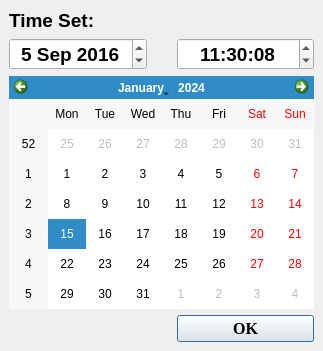
<?xml version="1.0" encoding="UTF-8"?>
<ui version="4.0">
 <class>TimeSetDialog</class>
 <widget class="QDialog" name="TimeSetDialog">
  <property name="geometry">
   <rect>
    <x>0</x>
    <y>0</y>
    <width>323</width>
    <height>351</height>
   </rect>
  </property>
  <property name="windowTitle">
   <string>Dialog</string>
  </property>
  <layout class="QGridLayout" name="gridLayout_2">
   <property name="leftMargin">
    <number>0</number>
   </property>
   <property name="topMargin">
    <number>0</number>
   </property>
   <property name="rightMargin">
    <number>0</number>
   </property>
   <property name="bottomMargin">
    <number>0</number>
   </property>
   <item row="0" column="0">
    <widget class="QFrame" name="frame">
     <layout class="QGridLayout" name="gridLayout">
      <property name="horizontalSpacing">
       <number>30</number>
      </property>
      <item row="0" column="0">
       <widget class="QLabel" name="label">
        <property name="font">
         <font>
          <family>Arial</family>
          <pointsize>14</pointsize>
          <weight>75</weight>
          <bold>true</bold>
         </font>
        </property>
        <property name="text">
         <string>Time Set:</string>
        </property>
       </widget>
      </item>
      <item row="1" column="0">
       <widget class="QDateEdit" name="dateEdit">
        <property name="sizePolicy">
         <sizepolicy hsizetype="Preferred" vsizetype="Preferred">
          <horstretch>0</horstretch>
          <verstretch>0</verstretch>
         </sizepolicy>
        </property>
        <property name="font">
         <font>
          <family>Arial</family>
          <pointsize>14</pointsize>
          <weight>75</weight>
          <bold>true</bold>
         </font>
        </property>
        <property name="alignment">
         <set>Qt::AlignCenter</set>
        </property>
        <property name="dateTime">
         <datetime>
          <hour>11</hour>
          <minute>30</minute>
          <second>0</second>
          <year>2016</year>
          <month>9</month>
          <day>5</day>
         </datetime>
        </property>
       </widget>
      </item>
      <item row="1" column="1">
       <widget class="QTimeEdit" name="timeEdit">
        <property name="sizePolicy">
         <sizepolicy hsizetype="Preferred" vsizetype="Preferred">
          <horstretch>0</horstretch>
          <verstretch>0</verstretch>
         </sizepolicy>
        </property>
        <property name="font">
         <font>
          <family>Arial</family>
          <pointsize>14</pointsize>
          <weight>75</weight>
          <bold>true</bold>
         </font>
        </property>
        <property name="alignment">
         <set>Qt::AlignCenter</set>
        </property>
        <property name="timeSpec">
         <enum>Qt::LocalTime</enum>
        </property>
        <property name="time">
         <time>
          <hour>11</hour>
          <minute>30</minute>
          <second>8</second>
         </time>
        </property>
       </widget>
      </item>
      <item row="2" column="0" colspan="2">
       <widget class="QCalendarWidget" name="calendarWidget"/>
      </item>
      <item row="3" column="1">
       <widget class="QPushButton" name="pushButton_ok">
        <property name="sizePolicy">
         <sizepolicy hsizetype="Preferred" vsizetype="Preferred">
          <horstretch>0</horstretch>
          <verstretch>0</verstretch>
         </sizepolicy>
        </property>
        <property name="font">
         <font>
          <family>Times New Roman</family>
          <pointsize>12</pointsize>
          <weight>75</weight>
          <bold>true</bold>
         </font>
        </property>
        <property name="text">
         <string>OK</string>
        </property>
       </widget>
      </item>
     </layout>
    </widget>
   </item>
  </layout>
 </widget>
 <resources/>
 <connections/>
</ui>
